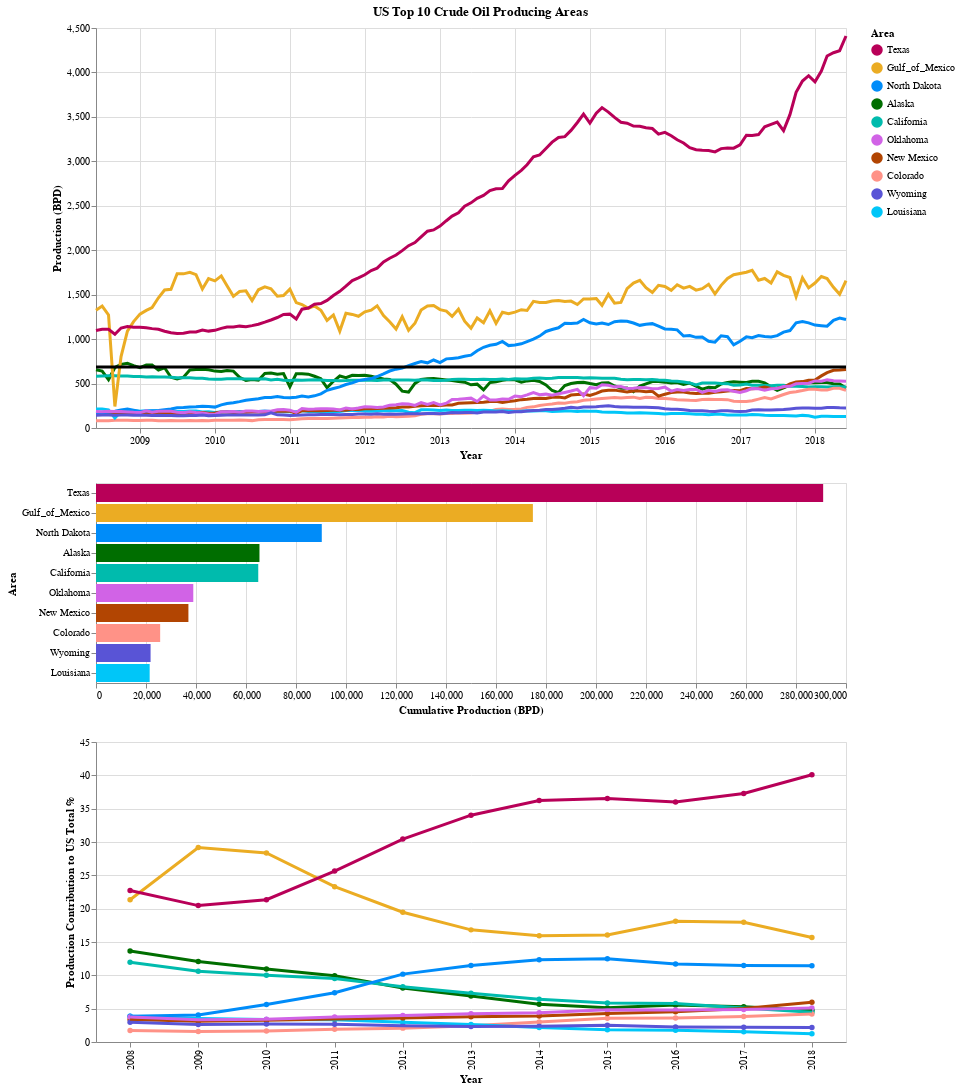

Notebook source saved alongside this figure:
### Code cell
alt.vconcat(
    circle+line+mean_line,
    bars,
    points+line2,
    title="US Top 10 Crude Oil Producing Areas",
).configure_title(anchor="middle")

### Figure 1 — Vega-Lite specification as saved in the notebook (floating-point values rounded to 4 significant figures; data arrays with more than 128 entries replaced by an {"elided": "..."} marker saying what was removed)
{"config": {"view": {"continuousWidth": 400, "continuousHeight": 300}, "title": {"anchor": "middle"}}, "vconcat": [{"layer": [{"mark": "circle", "encoding": {"color": {"field": "Area", "type": "ordinal"}, "opacity": {"value": 0}, "tooltip": [{"field": "Production", "type": "quantitative"}], "x": {"field": "Date", "title": "Year", "type": "temporal"}, "y": {"aggregate": "sum", "field": "Production", "title": "Production (BPD)", "type": "quantitative"}}, "height": 400, "selection": {"selector001": {"type": "interval", "encodings": ["x"]}, "selector003": {"type": "single", "on": "mouseover", "fields": ["Area"], "nearest": true}}, "transform": [{"filter": {"selection": "selector002"}}], "width": 750}, {"mark": "line", "encoding": {"color": {"field": "Area", "type": "ordinal"}, "size": {"condition": {"value": 1, "selection": {"not": "selector003"}}, "value": 3}, "tooltip": [{"field": "Production", "type": "quantitative"}], "x": {"field": "Date", "title": "Year", "type": "temporal"}, "y": {"aggregate": "sum", "field": "Production", "title": "Production (BPD)", "type": "quantitative"}}, "height": 400, "transform": [{"filter": {"selection": "selector002"}}], "width": 750}, {"mark": {"type": "rule", "color": "black"}, "encoding": {"size": {"value": 3}, "tooltip": [{"aggregate": "mean", "field": "Production", "type": "quantitative"}], "y": {"aggregate": "mean", "field": "Production", "type": "quantitative"}}, "transform": [{"filter": {"selection": "selector001"}}, {"filter": {"selection": "selector002"}}]}], "data": {"name": "data-32927587aeb0401bd5b9a41b806c4929"}}, {"data": {"name": "data-32927587aeb0401bd5b9a41b806c4929"}, "mark": "bar", "encoding": {"color": {"condition": {"field": "Area", "scale": {"domain": ["Texas", "Gulf_of_Mexico", "North Dakota", "Alaska", "California", "Oklahoma", "New Mexico", "Colorado", "Wyoming", "Louisiana"], "range": ["#b80058", "#ebac23", "#008cf9", "#006e00", "#00bbad", "#d163e6", "#b24502", "#ff9287", "#5954d6", "#00c6f8"]}, "type": "ordinal", "selection": "selector002"}, "value": "lightgray"}, "tooltip": [{"aggregate": "sum", "field": "Production", "type": "quantitative"}], "x": {"aggregate": "sum", "axis": {"title": "Cumulative Production (BPD)"}, "field": "Production", "type": "quantitative"}, "y": {"field": "Area", "sort": "-x", "type": "nominal"}}, "selection": {"selector002": {"type": "multi", "encodings": ["color"], "toggle": "true"}, "selector003": {"type": "single", "on": "mouseover", "fields": ["Area"], "nearest": true}}, "transform": [{"filter": {"selection": "selector001"}}], "width": 750}, {"layer": [{"mark": "circle", "encoding": {"color": {"condition": {"field": "Area", "scale": {"domain": ["Texas", "Gulf_of_Mexico", "North Dakota", "Alaska", "California", "Oklahoma", "New Mexico", "Colorado", "Wyoming", "Louisiana"], "range": ["#b80058", "#ebac23", "#008cf9", "#006e00", "#00bbad", "#d163e6", "#b24502", "#ff9287", "#5954d6", "#00c6f8"]}, "type": "ordinal", "selection": "selector001"}, "value": "lightgray"}, "opacity": {"value": 1}, "tooltip": [{"field": "Prod_ratio", "title": "Production percentage", "type": "quantitative"}], "x": {"field": "Year", "type": "nominal"}, "y": {"axis": {"title": "Production Contribution to US Total %"}, "field": "Prod_ratio", "type": "quantitative"}}, "selection": {"selector001": {"type": "interval", "encodings": ["x"]}, "selector003": {"type": "single", "on": "mouseover", "fields": ["Area"], "nearest": true}}, "transform": [{"filter": {"selection": "selector002"}}], "width": 750}, {"mark": "line", "encoding": {"color": {"field": "Area", "type": "nominal"}, "size": {"condition": {"value": 1, "selection": {"not": "selector003"}}, "value": 3}, "x": {"field": "Year", "type": "nominal"}, "y": {"axis": {"title": "Production Contribution to US Total %"}, "field": "Prod_ratio", "type": "quantitative"}}, "transform": [{"filter": {"selection": "selector002"}}]}], "data": {"name": "data-266383a4f61eca7030203d692b2c21d1"}}], "title": "US Top 10 Crude Oil Producing Areas", "$schema": "https://vega.github.io/schema/vega-lite/v4.17.0.json", "datasets": {"data-32927587aeb0401bd5b9a41b806c4929": {"elided": "1210 records"}, "data-266383a4f61eca7030203d692b2c21d1": [{"Year": 2008, "Area": "Alaska", "Production": 4666, "US_total": 34211, "Month": 63, "Prod_ratio": 13.64}, {"Year": 2008, "Area": "California", "Production": 4095, "US_total": 34211, "Month": 63, "Prod_ratio": 11.97}, {"Year": 2008, "Area": "Colorado", "Production": 589, "US_total": 34211, "Month": 63, "Prod_ratio": 1.72}, {"Year": 2008, "Area": "Gulf_of_Mexico", "Production": 7302, "US_total": 34211, "Month": 63, "Prod_ratio": 21.34}, {"Year": 2008, "Area": "Louisiana", "Production": 1323, "US_total": 34211, "Month": 63, "Prod_ratio": 3.87}, {"Year": 2008, "Area": "New Mexico", "Production": 1155, "US_total": 34211, "Month": 63, "Prod_ratio": 3.38}, {"Year": 2008, "Area": "North Dakota", "Production": 1322, "US_total": 34211, "Month": 63, "Prod_ratio": 3.86}, {"Year": 2008, "Area": "Oklahoma", "Production": 1286, "US_total": 34211, "Month": 63, "Prod_ratio": 3.76}, {"Year": 2008, "Area": "Texas", "Production": 7773, "US_total": 34211, "Month": 63, "Prod_ratio": 22.72}, {"Year": 2008, "Area": "Wyoming", "Production": 1013, "US_total": 34211, "Month": 63, "Prod_ratio": 2.96}, {"Year": 2009, "Area": "Alaska", "Production": 7749, "US_total": 64180, "Month": 78, "Prod_ratio": 12.07}, {"Year": 2009, "Area": "California", "Production": 6815, "US_total": 64180, "Month": 78, "Prod_ratio": 10.62}, {"Year": 2009, "Area": "Colorado", "Production": 998, "US_total": 64180, "Month": 78, "Prod_ratio": 1.56}, {"Year": 2009, "Area": "Gulf_of_Mexico", "Production": 18727, "US_total": 64180, "Month": 78, "Prod_ratio": 29.18}, {"Year": 2009, "Area": "Louisiana", "Production": 2262, "US_total": 64180, "Month": 78, "Prod_ratio": 3.52}, {"Year": 2009, "Area": "New Mexico", "Production": 2012, "US_total": 64180, "Month": 78, "Prod_ratio": 3.13}, {"Year": 2009, "Area": "North Dakota", "Production": 2607, "US_total": 64180, "Month": 78, "Prod_ratio": 4.06}, {"Year": 2009, "Area": "Oklahoma", "Production": 2144, "US_total": 64180, "Month": 78, "Prod_ratio": 3.34}, {"Year": 2009, "Area": "Texas", "Production": 13132, "US_total": 64180, "Month": 78, "Prod_ratio": 20.46}, {"Year": 2009, "Area": "Wyoming", "Production": 1695, "US_total": 64180, "Month": 78, "Prod_ratio": 2.64}, {"Year": 2010, "Area": "Alaska", "Production": 7199, "US_total": 65741, "Month": 78, "Prod_ratio": 10.95}, {"Year": 2010, "Area": "California", "Production": 6588, "US_total": 65741, "Month": 78, "Prod_ratio": 10.02}, {"Year": 2010, "Area": "Colorado", "Production": 1086, "US_total": 65741, "Month": 78, "Prod_ratio": 1.65}, {"Year": 2010, "Area": "Gulf_of_Mexico", "Production": 18640, "US_total": 65741, "Month": 78, "Prod_ratio": 28.35}, {"Year": 2010, "Area": "Louisiana", "Production": 2213, "US_total": 65741, "Month": 78, "Prod_ratio": 3.37}, {"Year": 2010, "Area": "New Mexico", "Production": 2159, "US_total": 65741, "Month": 78, "Prod_ratio": 3.28}, {"Year": 2010, "Area": "North Dakota", "Production": 3695, "US_total": 65741, "Month": 78, "Prod_ratio": 5.62}, {"Year": 2010, "Area": "Oklahoma", "Production": 2239, "US_total": 65741, "Month": 78, "Prod_ratio": 3.41}, {"Year": 2010, "Area": "Texas", "Production": 14026, "US_total": 65741, "Month": 78, "Prod_ratio": 21.34}, {"Year": 2010, "Area": "Wyoming", "Production": 1771, "US_total": 65741, "Month": 78, "Prod_ratio": 2.69}, {"Year": 2011, "Area": "Alaska", "Production": 6742, "US_total": 67829, "Month": 78, "Prod_ratio": 9.94}, {"Year": 2011, "Area": "California", "Production": 6449, "US_total": 67829, "Month": 78, "Prod_ratio": 9.51}, {"Year": 2011, "Area": "Colorado", "Production": 1295, "US_total": 67829, "Month": 78, "Prod_ratio": 1.91}, {"Year": 2011, "Area": "Gulf_of_Mexico", "Production": 15805, "US_total": 67829, "Month": 78, "Prod_ratio": 23.3}, {"Year": 2011, "Area": "Louisiana", "Production": 2268, "US_total": 67829, "Month": 78, "Prod_ratio": 3.34}, {"Year": 2011, "Area": "New Mexico", "Production": 2347, "US_total": 67829, "Month": 78, "Prod_ratio": 3.46}, {"Year": 2011, "Area": "North Dakota", "Production": 5003, "US_total": 67829, "Month": 78, "Prod_ratio": 7.38}, {"Year": 2011, "Area": "Oklahoma", "Production": 2534, "US_total": 67829, "Month": 78, "Prod_ratio": 3.74}, {"Year": 2011, "Area": "Texas", "Production": 17393, "US_total": 67829, "Month": 78, "Prod_ratio": 25.64}, {"Year": 2011, "Area": "Wyoming", "Production": 1795, "US_total": 67829, "Month": 78, "Prod_ratio": 2.65}, {"Year": 2012, "Area": "Alaska", "Production": 6310, "US_total": 78007, "Month": 78, "Prod_ratio": 8.09}, {"Year": 2012, "Area": "California", "Production": 6465, "US_total": 78007, "Month": 78, "Prod_ratio": 8.29}, {"Year": 2012, "Area": "Colorado", "Production": 1626, "US_total": 78007, "Month": 78, "Prod_ratio": 2.08}, {"Year": 2012, "Area": "Gulf_of_Mexico", "Production": 15189, "US_total": 78007, "Month": 78, "Prod_ratio": 19.47}, {"Year": 2012, "Area": "Louisiana", "Production": 2316, "US_total": 78007, "Month": 78, "Prod_ratio": 2.97}, {"Year": 2012, "Area": "New Mexico", "Production": 2804, "US_total": 78007, "Month": 78, "Prod_ratio": 3.59}, {"Year": 2012, "Area": "North Dakota", "Production": 7939, "US_total": 78007, "Month": 78, "Prod_ratio": 10.18}, {"Year": 2012, "Area": "Oklahoma", "Production": 3095, "US_total": 78007, "Month": 78, "Prod_ratio": 3.97}, {"Year": 2012, "Area": "Texas", "Production": 23742, "US_total": 78007, "Month": 78, "Prod_ratio": 30.44}, {"Year": 2012, "Area": "Wyoming", "Production": 1900, "US_total": 78007, "Month": 78, "Prod_ratio": 2.44}, {"Year": 2013, "Area": "Alaska", "Production": 6182, "US_total": 89585, "Month": 78, "Prod_ratio": 6.9}, {"Year": 2013, "Area": "California", "Production": 6540, "US_total": 89585, "Month": 78, "Prod_ratio": 7.3}, {"Year": 2013, "Area": "Colorado", "Production": 2175, "US_total": 89585, "Month": 78, "Prod_ratio": 2.43}, {"Year": 2013, "Area": "Gulf_of_Mexico", "Production": 15068, "US_total": 89585, "Month": 78, "Prod_ratio": 16.82}, {"Year": 2013, "Area": "Louisiana", "Production": 2366, "US_total": 89585, "Month": 78, "Prod_ratio": 2.64}, {"Year": 2013, "Area": "New Mexico", "Production": 3378, "US_total": 89585, "Month": 78, "Prod_ratio": 3.77}, {"Year": 2013, "Area": "North Dakota", "Production": 10263, "US_total": 89585, "Month": 78, "Prod_ratio": 11.46}, {"Year": 2013, "Area": "Oklahoma", "Production": 3786, "US_total": 89585, "Month": 78, "Prod_ratio": 4.23}, {"Year": 2013, "Area": "Texas", "Production": 30475, "US_total": 89585, "Month": 78, "Prod_ratio": 34.02}, {"Year": 2013, "Area": "Wyoming", "Production": 2088, "US_total": 89585, "Month": 78, "Prod_ratio": 2.33}, {"Year": 2014, "Area": "Alaska", "Production": 5958, "US_total": 105064, "Month": 78, "Prod_ratio": 5.67}, {"Year": 2014, "Area": "California", "Production": 6729, "US_total": 105064, "Month": 78, "Prod_ratio": 6.4}, {"Year": 2014, "Area": "Colorado", "Production": 3139, "US_total": 105064, "Month": 78, "Prod_ratio": 2.99}, {"Year": 2014, "Area": "Gulf_of_Mexico", "Production": 16761, "US_total": 105064, "Month": 78, "Prod_ratio": 15.95}, {"Year": 2014, "Area": "Louisiana", "Production": 2280, "US_total": 105064, "Month": 78, "Prod_ratio": 2.17}, {"Year": 2014, "Area": "New Mexico", "Production": 4108, "US_total": 105064, "Month": 78, "Prod_ratio": 3.91}, {"Year": 2014, "Area": "North Dakota", "Production": 12963, "US_total": 105064, "Month": 78, "Prod_ratio": 12.34}, {"Year": 2014, "Area": "Oklahoma", "Production": 4605, "US_total": 105064, "Month": 78, "Prod_ratio": 4.38}, {"Year": 2014, "Area": "Texas", "Production": 38049, "US_total": 105064, "Month": 78, "Prod_ratio": 36.22}, {"Year": 2014, "Area": "Wyoming", "Production": 2501, "US_total": 105064, "Month": 78, "Prod_ratio": 2.38}, {"Year": 2015, "Area": "Alaska", "Production": 5796, "US_total": 113179, "Month": 78, "Prod_ratio": 5.12}, {"Year": 2015, "Area": "California", "Production": 6619, "US_total": 113179, "Month": 78, "Prod_ratio": 5.85}, {"Year": 2015, "Area": "Colorado", "Production": 4036, "US_total": 113179, "Month": 78, "Prod_ratio": 3.57}, {"Year": 2015, "Area": "Gulf_of_Mexico", "Production": 18174, "US_total": 113179, "Month": 78, "Prod_ratio": 16.06}, {"Year": 2015, "Area": "Louisiana", "Production": 2092, "US_total": 113179, "Month": 78, "Prod_ratio": 1.85}, {"Year": 2015, "Area": "New Mexico", "Production": 4856, "US_total": 113179, "Month": 78, "Prod_ratio": 4.29}, {"Year": 2015, "Area": "North Dakota", "Production": 14123, "US_total": 113179, "Month": 78, "Prod_ratio": 12.48}, {"Year": 2015, "Area": "Oklahoma", "Production": 5484, "US_total": 113179, "Month": 78, "Prod_ratio": 4.85}, {"Year": 2015, "Area": "Texas", "Production": 41335, "US_total": 113179, "Month": 78, "Prod_ratio": 36.52}, {"Year": 2015, "Area": "Wyoming", "Production": 2842, "US_total": 113179, "Month": 78, "Prod_ratio": 2.51}, {"Year": 2016, "Area": "Alaska", "Production": 5874, "US_total": 105970, "Month": 78, "Prod_ratio": 5.54}, {"Year": 2016, "Area": "California", "Production": 6101, "US_total": 105970, "Month": 78, "Prod_ratio": 5.76}, {"Year": 2016, "Area": "Colorado", "Production": 3820, "US_total": 105970, "Month": 78, "Prod_ratio": 3.6}, {"Year": 2016, "Area": "Gulf_of_Mexico", "Production": 19177, "US_total": 105970, "Month": 78, "Prod_ratio": 18.1}, {"Year": 2016, "Area": "Louisiana", "Production": 1864, "US_total": 105970, "Month": 78, "Prod_ratio": 1.76}, {"Year": 2016, "Area": "New Mexico", "Production": 4800, "US_total": 105970, "Month": 78, "Prod_ratio": 4.53}, {"Year": 2016, "Area": "North Dakota", "Production": 12389, "US_total": 105970, "Month": 78, "Prod_ratio": 11.69}, {"Year": 2016, "Area": "Oklahoma", "Production": 5102, "US_total": 105970, "Month": 78, "Prod_ratio": 4.81}, {"Year": 2016, "Area": "Texas", "Production": 38140, "US_total": 105970, "Month": 78, "Prod_ratio": 35.99}, {"Year": 2016, "Area": "Wyoming", "Production": 2380, "US_total": 105970, "Month": 78, "Prod_ratio": 2.25}, {"Year": 2017, "Area": "Alaska", "Production": 5936, "US_total": 112205, "Month": 78, "Prod_ratio": 5.29}, {"Year": 2017, "Area": "California", "Production": 5723, "US_total": 112205, "Month": 78, "Prod_ratio": 5.1}, {"Year": 2017, "Area": "Colorado", "Production": 4293, "US_total": 112205, "Month": 78, "Prod_ratio": 3.83}, {"Year": 2017, "Area": "Gulf_of_Mexico", "Production": 20152, "US_total": 112205, "Month": 78, "Prod_ratio": 17.96}, {"Year": 2017, "Area": "Louisiana", "Production": 1711, "US_total": 112205, "Month": 78, "Prod_ratio": 1.52}, {"Year": 2017, "Area": "New Mexico", "Production": 5637, "US_total": 112205, "Month": 78, "Prod_ratio": 5.02}, {"Year": 2017, "Area": "North Dakota", "Production": 12887, "US_total": 112205, "Month": 78, "Prod_ratio": 11.49}, {"Year": 2017, "Area": "Oklahoma", "Production": 5454, "US_total": 112205, "Month": 78, "Prod_ratio": 4.86}, {"Year": 2017, "Area": "Texas", "Production": 41827, "US_total": 112205, "Month": 78, "Prod_ratio": 37.28}, {"Year": 2017, "Area": "Wyoming", "Production": 2485, "US_total": 112205, "Month": 78, "Prod_ratio": 2.21}, {"Year": 2018, "Area": "Alaska", "Production": 2977, "US_total": 62296, "Month": 21, "Prod_ratio": 4.78}, {"Year": 2018, "Area": "California", "Production": 2779, "US_total": 62296, "Month": 21, "Prod_ratio": 4.46}, {"Year": 2018, "Area": "Colorado", "Production": 2609, "US_total": 62296, "Month": 21, "Prod_ratio": 4.19}, {"Year": 2018, "Area": "Gulf_of_Mexico", "Production": 9761, "US_total": 62296, "Month": 21, "Prod_ratio": 15.67}, {"Year": 2018, "Area": "Louisiana", "Production": 771, "US_total": 62296, "Month": 21, "Prod_ratio": 1.24}, {"Year": 2018, "Area": "New Mexico", "Production": 3709, "US_total": 62296, "Month": 21, "Prod_ratio": 5.95}, {"Year": 2018, "Area": "North Dakota", "Production": 7121, "US_total": 62296, "Month": 21, "Prod_ratio": 11.43}, {"Year": 2018, "Area": "Oklahoma", "Production": 3186, "US_total": 62296, "Month": 21, "Prod_ratio": 5.11}, {"Year": 2018, "Area": "Texas", "Production": 24971, "US_total": 62296, "Month": 21, "Prod_ratio": 40.08}, {"Year": 2018, "Area": "Wyoming", "Production": 1362, "US_total": 62296, "Month": 21, "Prod_ratio": 2.19}]}}
